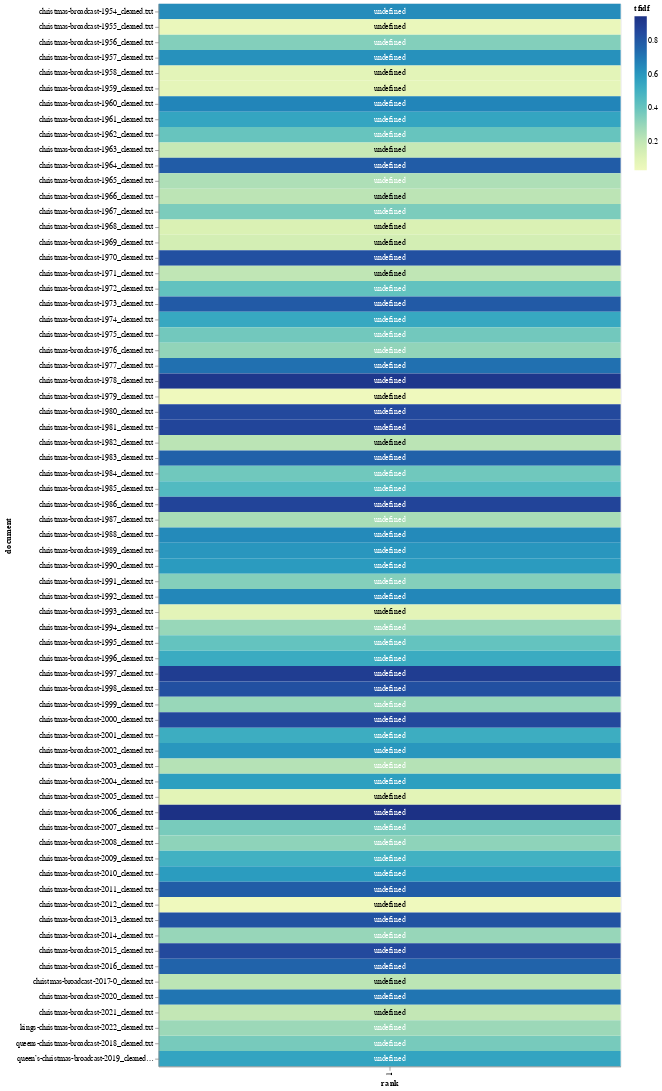

Notebook source saved alongside this figure:
### Code cell
import altair as alt
import pandas as pd
import numpy as np
import os

# Directory containing the cleaned text files
files_dir = '/content/drive/MyDrive/Colab Notebooks/Final Project/Queens_Speech_Cleaned'

# Initialize an empty list to store data from text files
data_list = []

# Iterate through text files in the directory
for filename in os.listdir(files_dir):
    if filename.endswith('.txt'):
        file_path = os.path.join(files_dir, filename)

        # Open and read the text file
        with open(file_path, 'r', encoding='utf-8') as txt_file:
            text_content = txt_file.read()

            # Append data to the list
            data_list.append({
                'document': filename,  # Use filename as the document identifier
                'text': text_content
            })

# Create a DataFrame from the list
top_tfidf = pd.DataFrame(data_list)

# Assuming you have a function to calculate TF-IDF values, replace this line with your actual implementation
# Calculate TF-IDF values and add them to the DataFrame
top_tfidf['tfidf'] = np.random.rand(top_tfidf.shape[0])

# Terms in this list will get a red dot in the visualization
term_list = ['people', 'peace', 'america', 'commonwealth', 'empire', 'subject']

# Adding a little randomness to break ties in term ranking
top_tfidf_plusRand = top_tfidf.copy()
top_tfidf_plusRand['tfidf'] = top_tfidf_plusRand['tfidf'] + np.random.rand(top_tfidf.shape[0]) * 0.0001

# Base for all visualizations, with rank calculation
base = alt.Chart(top_tfidf_plusRand).encode(
    x='rank:O',
    y='document:N'
).transform_window(
    rank="rank()",
    sort=[alt.SortField("tfidf", order="descending")],
    groupby=["document"],
)

# Heatmap specification
heatmap = base.mark_rect().encode(
    color='tfidf:Q'
)

# Red circle over terms in the above list
circle = base.mark_circle(size=100).encode(
    color=alt.condition(
        alt.FieldOneOfPredicate(field='term', oneOf=term_list),
        alt.value('red'),
        alt.value('#FFFFFF00')
    )
)

# Text labels, white for darker heatmap colors
text = base.mark_text(baseline='middle').encode(
    text='term:N',
    color=alt.condition(alt.datum.tfidf >= 0.23, alt.value('white'), alt.value('black'))
)

# Display the three superimposed visualizations
(heatmap + circle + text).properties(width=600)
